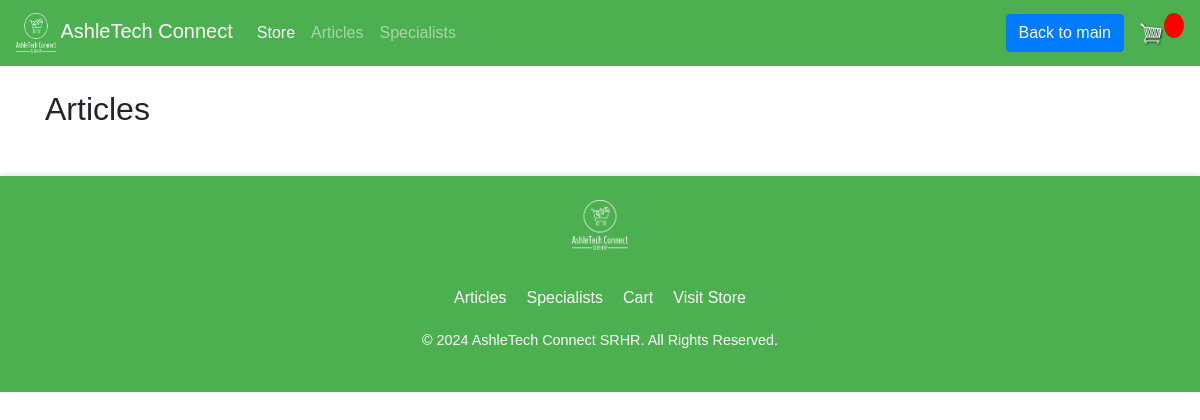
/articles/, run on an earlier commit of the app's database.
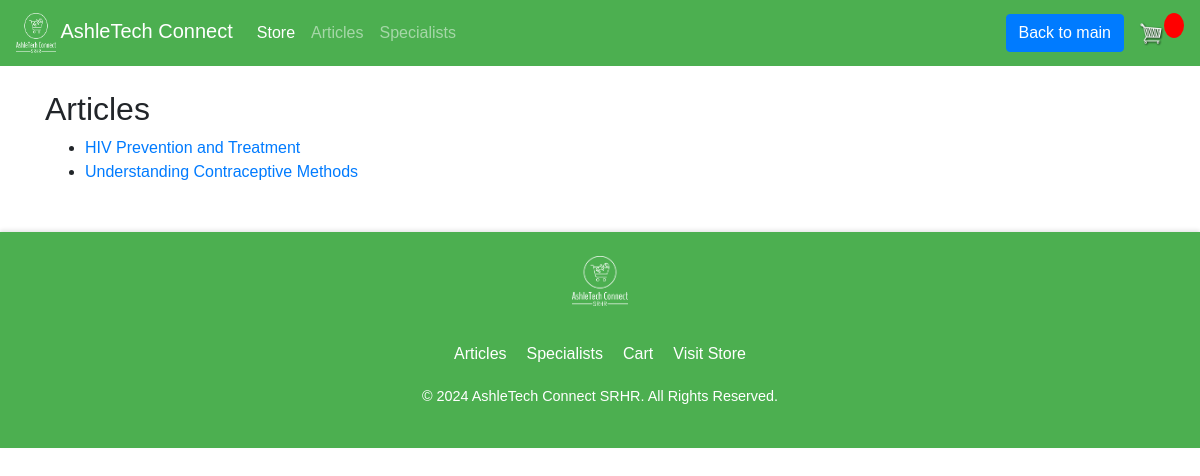
And on a later commit of the database.
### store/models.py (models this page shows, shortened)
class Article(models.Model):
    title = models.CharField(max_length=200)
    content = models.TextField()
    author = models.CharField(max_length=100)
    published_date = models.DateTimeField(auto_now_add=True)

### store/views.py (the view)
# urls.py: path('articles/', views.article_list, name="article_list"),
def article_list(request):
    articles = Article.objects.all()
    context = {'articles': articles}
    return render(request, 'store/article_list.html', context)

### templates/store/article_list.html
{% extends 'store/main.html' %}
{% block content %}
  <h2>Articles</h2>
  <ul>
    {% for article in articles %}
      <li><a href="{% url 'article_detail' article.id %}">{{ article.title }}</a></li>
    {% endfor %}
  </ul>
{% endblock %}

What changed in the data, as far as the page shows it:
added Article: title "HIV Prevention and Treatment"
added Article: title "Understanding Contraceptive Methods"
